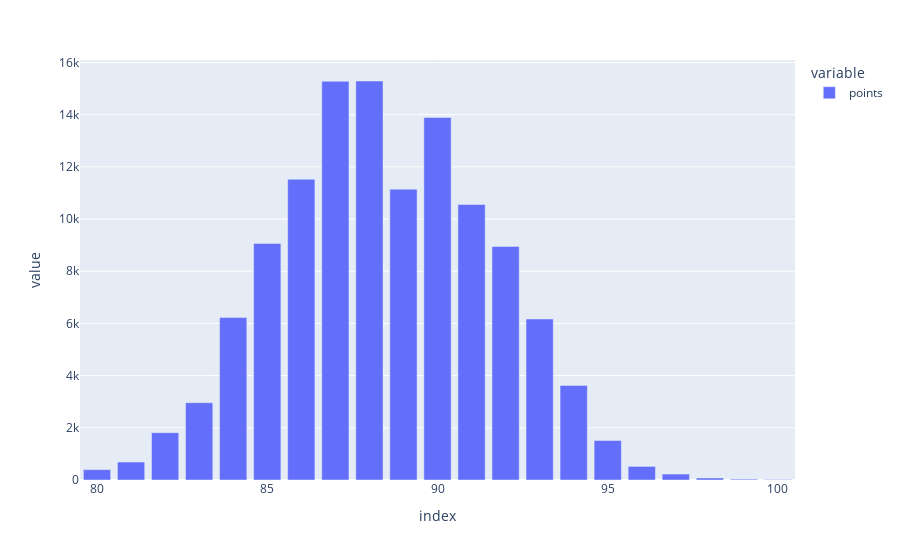

This figure's notebook cell:
### Code cell
# Score distribution Target Field - normal

px.bar(wine_reviews.points.value_counts())

### Figure 1 — Plotly figure (JSON) as saved in the notebook; plotly's stock layout.template omitted (floating-point values rounded to 4 significant figures)
{"data": [{"alignmentgroup": "True", "hovertemplate": "variable=points<br>index=%{x}<br>value=%{y}<extra></extra>", "legendgroup": "points", "marker": {"color": "#636efa", "pattern": {"shape": ""}}, "name": "points", "offsetgroup": "points", "orientation": "v", "showlegend": true, "textposition": "auto", "type": "bar", "x": [88, 87, 90, 86, 89, 91, 85, 92, 84, 93, 94, 83, 82, 95, 81, 96, 80, 97, 98, 99, 100], "xaxis": "x", "y": [15291, 15279, 13893, 11526, 11147, 10559, 9067, 8951, 6225, 6170, 3625, 2963, 1814, 1514, 689, 521, 397, 228, 77, 33, 19], "yaxis": "y"}], "layout": {"autosize": true, "barmode": "relative", "legend": {"title": {"text": "variable"}, "tracegroupgap": 0}, "margin": {"t": 60}, "xaxis": {"anchor": "y", "autorange": true, "domain": [0, 1], "range": [79.5, 100.5], "title": {"text": "index"}, "type": "linear"}, "yaxis": {"anchor": "x", "autorange": true, "domain": [0, 1], "range": [0, 16100.0], "title": {"text": "value"}, "type": "linear"}}}
